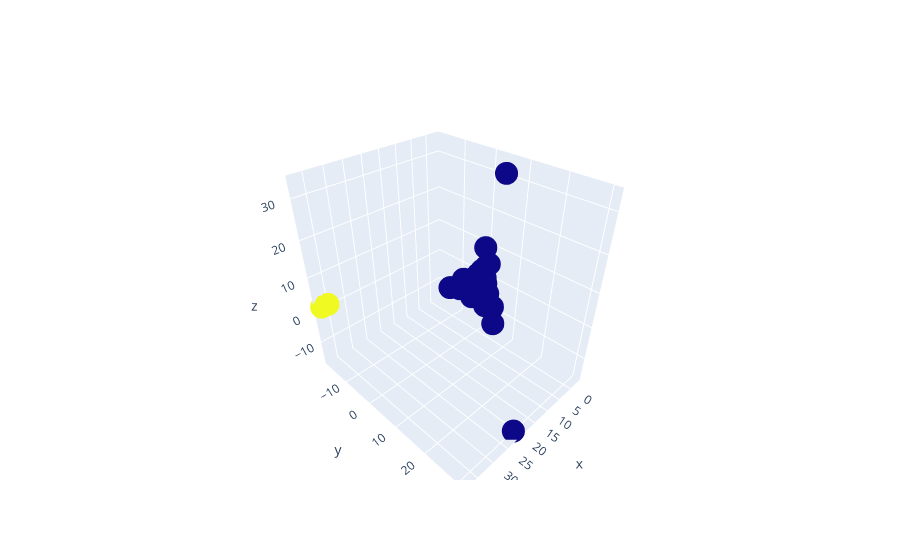

The notebook cell this image was saved under:
### Code cell
fig = go.Figure()
fig.add_trace(go.Scatter3d(x = pca_df["pca_Component1"], y = pca_df["pca_Component2"],z = pca_df["pca_Component3"],
                         mode = "markers",marker = dict(color = pca_df["pca_Cluster"])))

### Figure 1 — Plotly figure (JSON) as saved in the notebook; plotly's stock layout.template omitted (floating-point values rounded to 4 significant figures; data arrays with more than 128 entries replaced by an {"elided": "..."} marker saying what was removed)
{"data": [{"marker": {"color": {"elided": "617 int values"}}, "mode": "markers", "type": "scatter3d", "x": {"elided": "617 float values"}, "y": {"elided": "617 float values"}, "z": {"elided": "617 float values"}}], "layout": {}}
